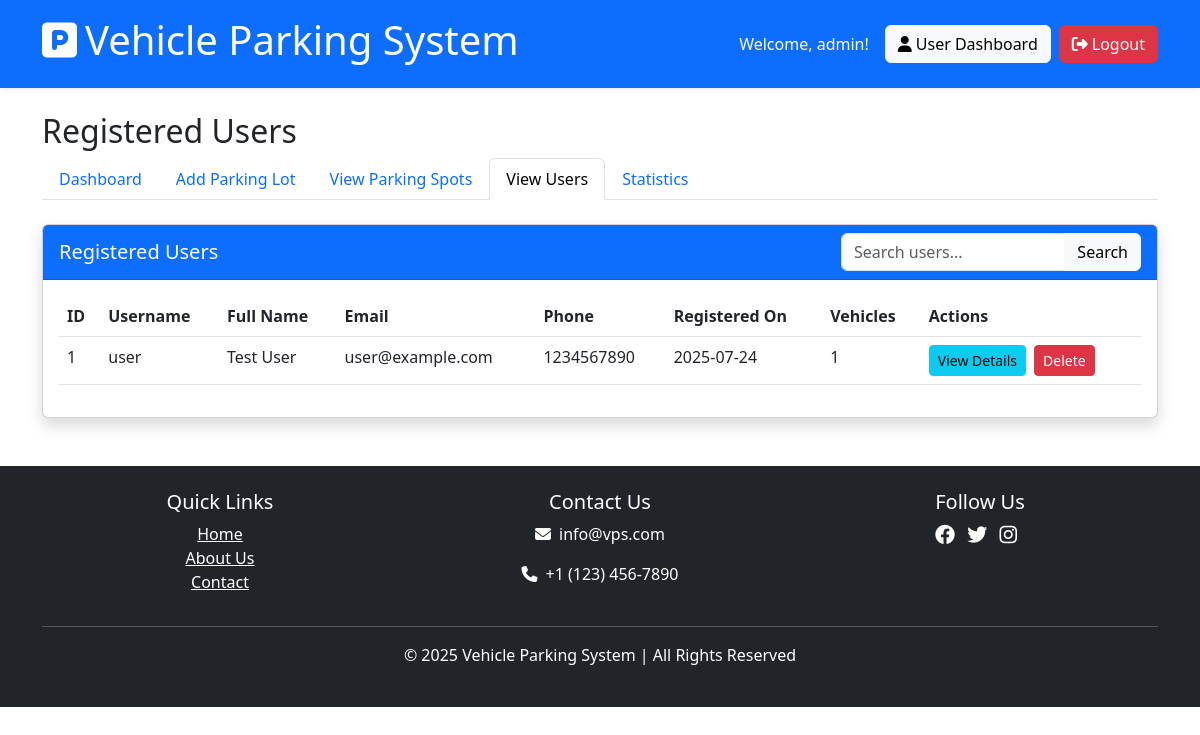
/admin/view_user (signed in), run on an earlier commit of the app's database.
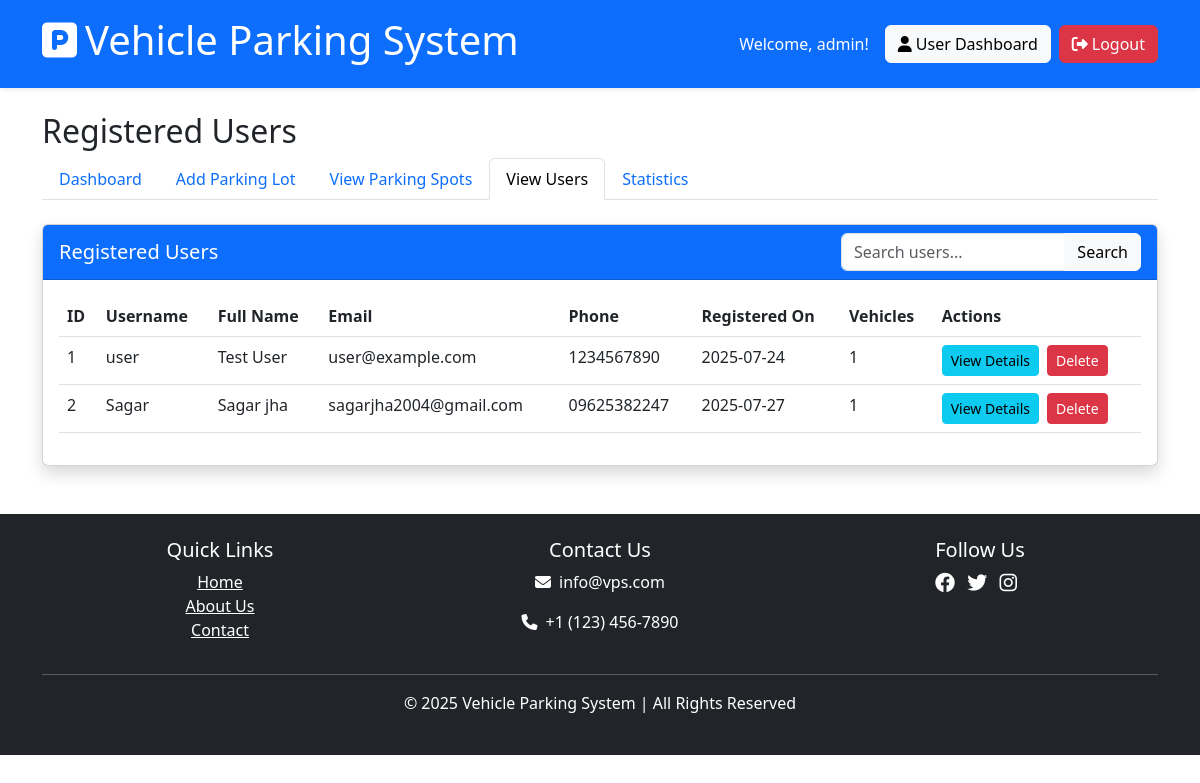
And on a later commit of the database.
### models/admin.py (models this page shows, shortened)
class Admin(db.Model, UserMixin):
    id = db.Column(db.Integer, primary_key=True)
    username = db.Column(db.String(100), unique=True, nullable=False)
    password_hash = db.Column(db.String(200), nullable=False)
    @property
    def password(self):
        raise AttributeError('password is not a readable attribute')

### models/user.py (models this page shows, shortened)
class User(db.Model, UserMixin):
    id = db.Column(db.Integer, primary_key=True)
    username = db.Column(db.String(100), unique=True, nullable=False)
    email = db.Column(db.String(120), unique=True, nullable=False)
    password_hash = db.Column(db.String(200), nullable=False)
    first_name = db.Column(db.String(50))
    last_name = db.Column(db.String(50))
    phone = db.Column(db.String(20))
    registered_on = db.Column(db.DateTime, default=lambda: datetime.now(timezone.utc))
    bookings = db.relationship('Booking', backref='user', lazy=True, cascade="all, delete-orphan")
    vehicles = db.relationship('Vehicle', backref='owner', lazy=True, cascade="all, delete-orphan")
    @property
    def password(self):
        raise AttributeError('password is not a readable attribute')

### routes/admin_routes.py (the view)
@admin_bp.route('/view_user')
@login_required
@admin_required
def view_user():
    users = User.query.all()
    return render_template('admin/view_user.html', users=users)

### extensions.py (called while the page is built)
@login_manager.user_loader
def load_user(user_id):
    from models.admin import Admin
    from models.user import User
    admin = Admin.query.get(int(user_id))
    if admin:
        return admin
    return User.query.get(int(user_id))

### routes/admin_routes.py (called while the page is built, shortened)
def admin_required(f):
    @wraps(f)
    def decorated_function(*args, **kwargs):
        if not current_user.is_authenticated:
            flash('Please login to access this page.', 'warning')
            return redirect(url_for('admin.login'))
        return f(*args, **kwargs)
    return decorated_function

### templates/admin/view_user.html (shortened to what this page needs)
{% extends 'shared/base.html' %}
{% block content %}
<div class="row mb-4">
    <div class="col-12">
        <h2>Registered Users</h2>
        <nav>
            <div class="nav nav-tabs" id="nav-tab" role="tablist">
                <a class="nav-link" href="{{ url_for('admin.dashboard') }}">Dashboard</a>
                <a class="nav-link" href="{{ url_for('admin.add_parking_lot') }}">Add Parking Lot</a>
                <a class="nav-link" href="{{ url_for('admin.view_parking_spots') }}">View Parking Spots</a>
                <a class="nav-link active" href="{{ url_for('admin.view_user') }}">View Users</a>
                <a class="nav-link" href="{{ url_for('admin.statistics') }}">Statistics</a>
            </div>
        </nav>
    </div>
</div>
<div class="row">
    <div class="col-12">
        <div class="card shadow">
            <div class="card-header bg-primary text-white d-flex justify-content-between align-items-center">
                <h5 class="card-title mb-0">Registered Users</h5>
                <div class="input-group" style="width: 300px;">
                    <input type="text" id="userSearchInput" class="form-control" placeholder="Search users...">
                    <button class="btn btn-light" type="button" id="searchButton">
                         Search
                    </button>
                </div>
            </div>
            <div class="card-body">
                {% if users %}
                <div class="table-responsive">
                    <table class="table table-hover" id="usersTable">
                        <thead>
                            <tr>
                                <th>ID</th>
                                <th>Username</th>
                                <th>Full Name</th>
                                <th>Email</th>
                                <th>Phone</th>
                                <th>Registered On</th>
                                <th>Vehicles</th>
                                <th>Actions</th>
                            </tr>
                        </thead>
                        <tbody>
                            {% for user in users %}
                            <tr>
                                <td>{{ user.id }}</td>
                                <td>{{ user.username }}</td>
                                <td>{{ user.first_name }} {{ user.last_name }}</td>
                                <td>{{ user.email }}</td>
                                <td>{{ user.phone or 'N/A' }}</td>
                                <td>{{ user.registered_on.strftime('%Y-%m-%d') }}</td>
                                <td>{{ user.vehicles|length }}</td>
                                <td>
                                    <div class="d-flex">
                                        <button type="button" class="btn btn-sm btn-info view-user-btn me-2"
                                                data-bs-toggle="modal" data-bs-target="#viewUserModal"
                                                data-user-id="{{ user.id }}">
                                            View Details
                                        </button>
                                        <form method="POST" action="{{ url_for('admin.delete_user', user_id=user.id) }}"
                                              onsubmit="return confirm('Are you sure you want to delete this user?');">
                                            <button type="submit" class="btn btn-sm btn-danger">Delete</button>
                                        </form>
                                    </div>
                                </td>
                            </tr>
                            {% endfor %}
                        </tbody>
                    </table>
                </div>
                {% else %}
                <div class="alert alert-info">
                    <p>No registered users found.</p>
                </div>
                {% endif %}
            </div>
        </div>
    </div>
</div>
{% endblock %}

### templates/shared/base.html (shortened to what this page needs)
<!DOCTYPE html>
<html lang="en">
<head>
    <link rel="stylesheet" href="{{ url_for('static', filename='css/style.css') }}">
    <link href="https://cdn.jsdelivr.net/npm/bootstrap@5.3.0/dist/css/bootstrap.min.css" rel="stylesheet">
    <link rel="stylesheet" href="https://cdnjs.cloudflare.com/ajax/libs/font-awesome/6.4.0/css/all.min.css">
</head>
<body>
    <header class="bg-primary text-white p-3 shadow-sm">
        <div class="container">
            <div class="d-flex justify-content-between align-items-center">
                <a href="{{ url_for('main.index') }}" class="text-white text-decoration-none">
                    <h1><i class="fas fa-parking me-2"></i>Vehicle Parking System</h1>
                </a>
                <nav class="navbar-nav d-flex flex-row">
                    {% if current_user.is_authenticated %}
                        <div class="d-flex align-items-center">
                            <span class="me-3">Welcome, {{ current_user.username }}!</span>
                            {% if current_user.is_admin %}
                                <a href="{{ url_for('admin.dashboard') }}" class="btn btn-light me-2">
                                    <i class="fas fa-tachometer-alt me-1"></i>Admin Dashboard
                                </a>
                            {% else %}
                                <a href="{{ url_for('user.dashboard') }}" class="btn btn-light me-2">
                                    <i class="fas fa-user me-1"></i>User Dashboard
                                </a>
                            {% endif %}
                            <a href="{{ url_for('auth.logout') }}" class="btn btn-danger">
                                <i class="fas fa-sign-out-alt me-1"></i>Logout
                            </a>
                        </div>
                    {% endif %}
                </nav>
            </div>
        </div>
    </header>
    <div class="container mt-4">
        {% block content %}{% endblock %}
    </div>
    <footer class="mt-5 p-4 bg-dark text-white text-center">
        <div class="container">
            <div class="row">
                <div class="col-md-4">
                    <h5>Quick Links</h5>
                    <ul class="list-unstyled">
                        <li><a href="{{ url_for('main.index') }}" class="text-white">Home</a></li>
                        <li><a href="{{ url_for('main.about') }}" class="text-white">About Us</a></li>
                        <li><a href="{{ url_for('main.contact') }}" class="text-white">Contact</a></li>
                    </ul>
                </div>
                <div class="col-md-4">
                    <h5>Contact Us</h5>
                    <p><i class="fas fa-envelope me-2"></i>info@vps.com</p>
                    <p><i class="fas fa-phone me-2"></i>+1 (123) 456-7890</p>
                </div>
                <div class="col-md-4">
                    <h5>Follow Us</h5>
                    <div class="social-icons">
                        <a href="#" class="text-white me-2"><i class="fab fa-facebook fa-lg"></i></a>
                        <a href="#" class="text-white me-2"><i class="fab fa-twitter fa-lg"></i></a>
                        <a href="#" class="text-white me-2"><i class="fab fa-instagram fa-lg"></i></a>
                    </div>
                </div>
            </div>
            <hr class="my-3">
            <p>&copy; 2025 Vehicle Parking System | All Rights Reserved</p>
        </div>
    </footer>
</body>
</html>

What changed in the data, as far as the page shows it:
added User: id "2", username "Sagar", first_name "Sagar", last_name "jha", email "sagarjha2004@gmail.com", phone "09625382247", registered_on "2025-07-27", vehicles|length "1"
